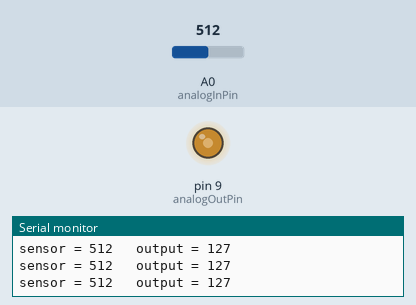
This sketch was run on a simulated Arduino Uno, built with avr-gcc and run on an emulated ATmega328P. Shown: output pins drawn as LEDs (lit = HIGH), the last lines printed to the serial monitor. The inputs (shaded band) are chosen by the test bench; at power-on: A0 (analogInPin) = 512.

Above: at 1.2 s.
1.3 s: A0 (analogInPin) set to 420
At 1.9 s:
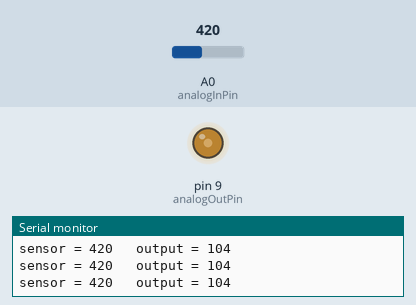
4.3 s: A0 (analogInPin) set to 393
At 5.3 s:
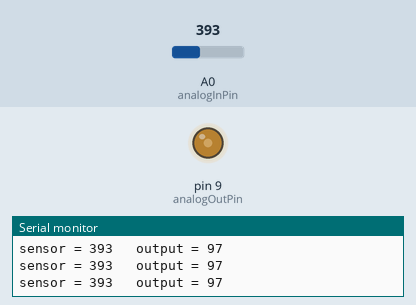
7.3 s: A0 (analogInPin) set to 716
At 7.8 s:
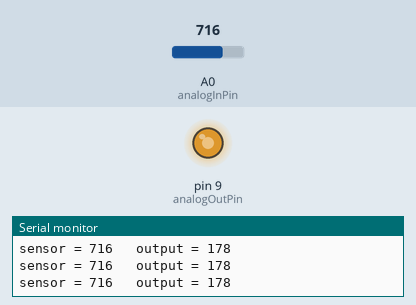
8.8 s: A0 (analogInPin) set to 989
At 9.4 s:
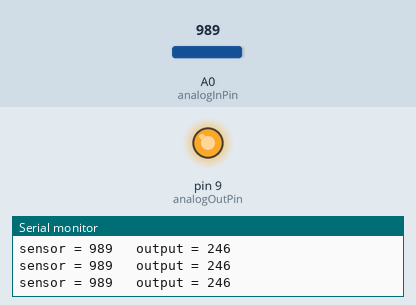
10.3 s: A0 (analogInPin) set to 1015
At 11.3 s:
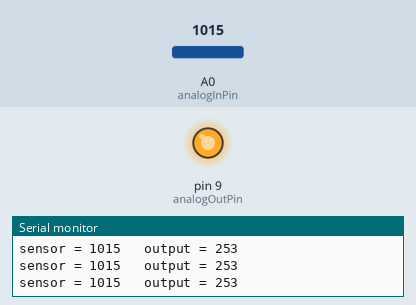
13.3 s: A0 (analogInPin) set to 0
At 14.0 s:
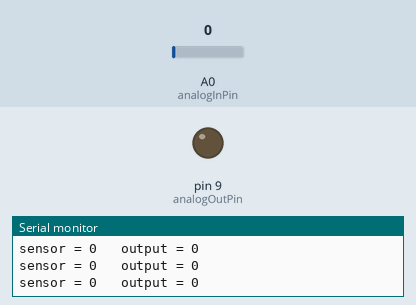
Timing chart, 0 to 15.8 s (numbered marks = the images above; inputs shaded):
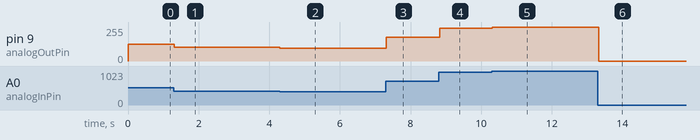

Measured:
- after the input at 1.3 s, pin 9 (analogOutPin): 127/255 → 104/255 at once
- after the input at 4.3 s, pin 9 (analogOutPin): 104/255 → 97/255 at once
- after the input at 7.3 s, pin 9 (analogOutPin): 97/255 → 178/255 at once
- after the input at 8.8 s, pin 9 (analogOutPin): 178/255 → 246/255 at once
- after the input at 10.3 s, pin 9 (analogOutPin): 246/255 → 253/255 at once
- after the input at 13.3 s, pin 9 (analogOutPin): 253/255 → 0/255 at once

The sketch:

AnalogInOutSerial.ino
```cpp
const int analogInPin = A0;
const int analogOutPin = 9;

int sensorValue = 0;
int outputValue = 0;

void setup() {
  Serial.begin(9600);
}

void loop() {
  sensorValue = analogRead(analogInPin);
  outputValue = map(sensorValue, 0, 1023, 0, 255);
  analogWrite(analogOutPin, outputValue);

  Serial.print("sensor = ");
  Serial.print(sensorValue);
  Serial.print("	 output = ");
  Serial.println(outputValue);
  delay(2);
}
```
